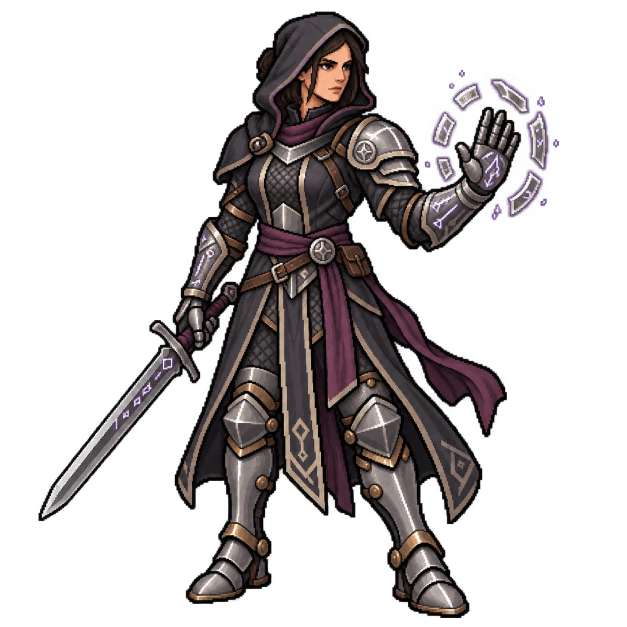
#> input picture assets/source/characters-v2/antimage.png, 1254 x 1254 px (shown at 1/2 size); its folder holds 4 pictures in this run
$ python import-characters-v2.py ../assets/source/characters-v2/antimage.png
#> lines starting #> are read from the running program, lines starting #| are printed output that depends on the picture
"""Ömer'in ChatGPT ile ürettirdiği karakter görsellerini (2026-10-07) oyuna aktarır.
Kullanım (game/ klasöründen):  python tools/import-characters-v2.py [--avatars-only] [--only <id>]  (yalnızca avatarlar: sprite'lara dokunmaz)
 1. Orijinal 1254px dosyaları assets/source/characters-v2/ altına kopyalar.
 2. Eski sprite'ı assets/sprites_old/<id>/idle.png altına yedekler (varsa, üzerine yazmaz).
 3. İçerik sınırlarına göre kırpıp (küçük pay) yükseklik SPRITE_H'ye küçültür -> assets/sprites/<id>/idle.png
 4. Kafa avatarını kırpıp -> assets/avatars/<id>.png (256x256). Kırpma koordinatları HEADS içinde (kırpılmış içerik kutusuna göre px).
Kaynak klasör: assets/_import_new/Karakterler/ (yoksa source/characters-v2 kullanılır)."""
import os, shutil, sys
from PIL import Image

ROOT = os.path.join(os.path.dirname(os.path.abspath(__file__)), '..')
SRC_NEW = os.path.join(ROOT, 'assets', '_import_new', 'Karakterler')
SRC_KEEP = os.path.join(ROOT, 'assets', 'source', 'characters-v2')
SPRITE_H = 640   # ekranda ~190px gösterilir; ~3.4x büyük, NEAREST küçültmede titreme olmasın diye yeterince küçük
AVATAR = 256
MARGIN = 0.015

# id: (cx, top, size)  -> içerik kutusunun sol-üstüne göre, orijinal (1254px) piksel; kare kafa+boyun kutusu
HEADS = {
    'antimage': (580, 0, 240),
    'archer': (309, 0, 235),
    'defender': (500, 0, 250),
    'druid':    (395, 25, 240),
    'gambler': (282, 0, 315),
    'mage':     (380, 0, 270),
    'paladin':  (522, 0, 240),
    'skeleton': (410, 0, 250),
    'treant':   (543, 105, 400),
    'undead':   (403, 30, 280),
    'warrior': (623, 0, 265),
    'cutthroat': (550, 0, 285),
    'hexer': (375, 0, 290),
    # King's Bridge boss (2026-10-08): yüz (pas ızgaralı taş baş) + göğüs çatlağı (kor) birlikte
    'bridge_warden': (870, 190, 450),
    # Warden'ın yardımcı nesnesi: palamar babasının başı ve sarılı zincir
    'iron_mooring': (968, 20, 600),
}

# Görünüm varyantları: id -> [varyant]. Kaynak <id>-<varyant>.png, çıktı sprites/<id>/idle-<varyant>.png + avatars/<id>-<varyant>.png.
# Varsayılan görünüm (varyantsız) ile varyantlar AYNI kırpma kutusunu (birleşik içerik sınırı) kullanır: ölçek ve ayak hizası birebir aynı kalır.
VARIANTS = {
    'hexer': ['hood'],
}

# Sprite'ı yatay aynalanacaklar: Iron Mooring yalnızca düşman tarafında durur (motor düşmanı çevirir); kaynakta zincir sola uzanır,
# aynalanınca oyunda zincir SOLA, yani önündeki Warden'a doğru uzanır.
FLIP_SPRITE = {'iron_mooring'}

def main():
    os.makedirs(SRC_KEEP, exist_ok=True)
    os.makedirs(os.path.join(ROOT, 'assets', 'avatars'), exist_ok=True)
    only = sys.argv[sys.argv.index('--only') + 1] if '--only' in sys.argv else None  # yalnızca bu id'yi işle
    for cid, (cx, top, size) in HEADS.items():
        if only and cid != only:
            continue
        names = [None] + VARIANTS.get(cid, [])
        ims = {}
        for v in names:
            suffix = '' if v is None else '-' + v
            keep = os.path.join(SRC_KEEP, cid + suffix + '.png')
            if p_exists(cid + suffix) and not os.path.exists(keep):
                shutil.copy2(os.path.join(SRC_NEW, cid + suffix + '.png'), keep)
            ims[v] = Image.open(keep).convert('RGBA')
        # ortak içerik kutusu (varyantlar dahil)
        boxes = [im.getchannel('A').point(lambda a: 255 if a > 8 else 0).getbbox() for im in ims.values()]
#> boxes = [(76, 22, 1119, 1237)]
        bb = (min(b[0] for b in boxes), min(b[1] for b in boxes), max(b[2] for b in boxes), max(b[3] for b in boxes))
#> bb = (76, 22, 1119, 1237)
        for v, im in ims.items():
            suffix = '' if v is None else '-' + v
            c = im.crop(bb)
            # kafa avatarı (kırpmadan önce, tam çözünürlükten)
            x0 = int(cx - size / 2); y0 = int(top)
            pad = Image.new('RGBA', (size, size), (0, 0, 0, 0))
            pad.paste(c.crop((max(0, x0), max(0, y0), min(c.width, x0 + size), min(c.height, y0 + size))), (max(0, -x0), max(0, -y0)))
            pad.resize((AVATAR, AVATAR), Image.LANCZOS).save(os.path.join(ROOT, 'assets', 'avatars', cid + suffix + '.png'), optimize=True)
            if '--avatars-only' in sys.argv:
                print(cid + suffix, 'avatar'); continue
            # sprite
            m = int(max(c.size) * MARGIN)
            sp = Image.new('RGBA', (c.width + 2 * m, c.height + 2 * m), (0, 0, 0, 0))
            sp.paste(c, (m, m))
            h = SPRITE_H; w = round(sp.width * h / sp.height)
            sp = sp.resize((w, h), Image.LANCZOS)
            if cid in FLIP_SPRITE:
                sp = sp.transpose(Image.FLIP_LEFT_RIGHT)
            d = os.path.join(ROOT, 'assets', 'sprites', cid)
            old = os.path.join(ROOT, 'assets', 'sprites_old', cid)
            os.makedirs(d, exist_ok=True)
            cur = os.path.join(d, ('idle' if v is None else 'idle-' + v) + '.png')
            if v is None and os.path.exists(cur) and not os.path.exists(os.path.join(old, 'idle.png')):
                os.makedirs(old, exist_ok=True)
                shutil.copy2(cur, os.path.join(old, 'idle.png'))
            sp.save(cur, optimize=True)
            print(cid + suffix, sp.size)
#> this loop made 1 pass
#> (v, suffix, x0, y0, m, h, w) on pass 1: (None, '', 460, 0, 18, 640, 552)
#| antimage (552, 640)
#> pass 1, in main, `c = im.crop(bb)`:
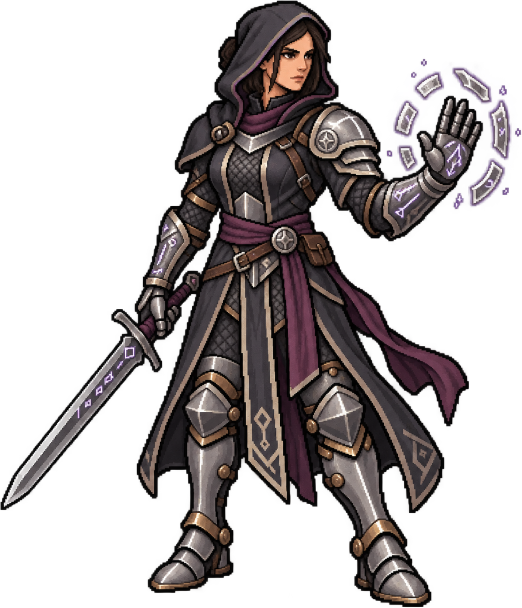
#> c: PIL image 1043x1215 RGBA (shown at 1/2 size); mean R, G, B, A 33.7, 28.1, 29.1, 100.3; transparent parts drawn white
#> pass 1, in main, `pad.resize((AVATAR, AVATAR), Image.LANCZOS).save(os.path.join(ROOT, 'a..`:
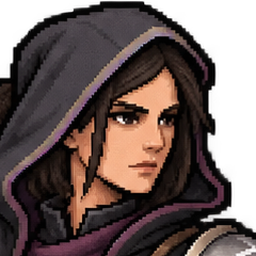
#> saved as antimage.png: PIL image 256x256 RGBA; mean R, G, B, A 59.3, 44.2, 41.3, 200.3; transparent parts drawn white
#> after the loop:
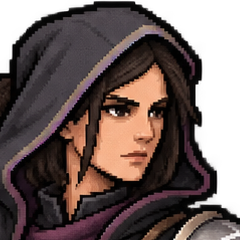
#> pad: PIL image 240x240 RGBA; mean R, G, B, A 59.4, 44.2, 41.4, 200.3; transparent parts drawn white
#> after the loop:
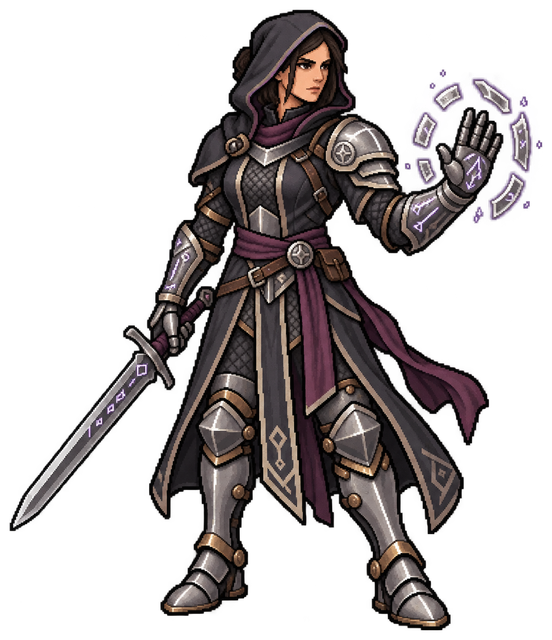
#> sp: PIL image 552x640 RGBA; mean R, G, B, A 31.4, 26.2, 27.1, 94.2; transparent parts drawn white
#> pass 2 of the loop in main, `for cid, (cx, top, size) in HEADS.items():`:
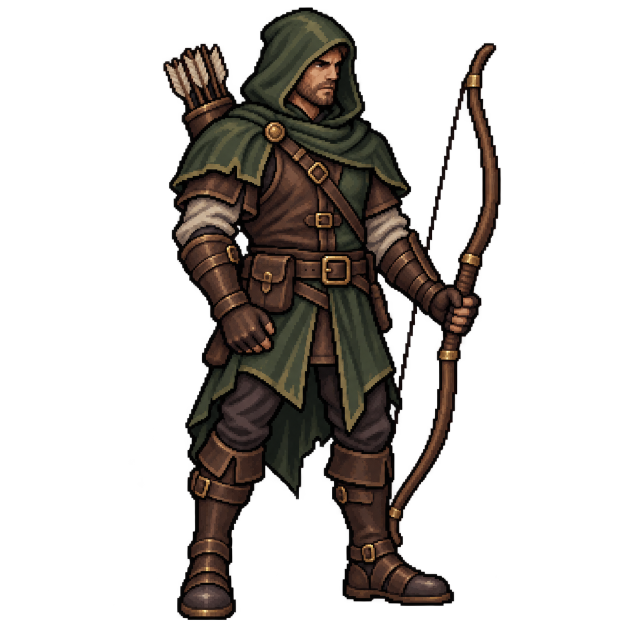
#> input picture assets/source/characters-v2/archer.png, 1254 x 1254 px (shown at 1/2 size)
#> boxes = [(324, 15, 1002, 1240)]
#> bb = (324, 15, 1002, 1240)
#> the loop in main, `for v, im in ims.items():` made 1 pass
#> (v, suffix, x0, y0, m, h, w) on pass 1: (None, '', 191, 0, 18, 640, 362)
#> (printed output is left out)
#> pass 1, in main, `pad.resize((AVATAR, AVATAR), Image.LANCZOS).save(os.path.join(ROOT, 'a..`:
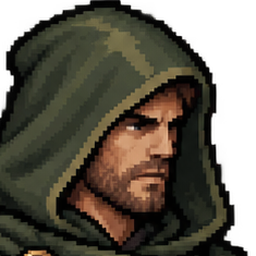
#> saved as archer.png: PIL image 256x256 RGBA; mean R, G, B, A 47.7, 42.1, 30.4, 195.8; transparent parts drawn white
#> after the loop in main, `for v, im in ims.items():`:
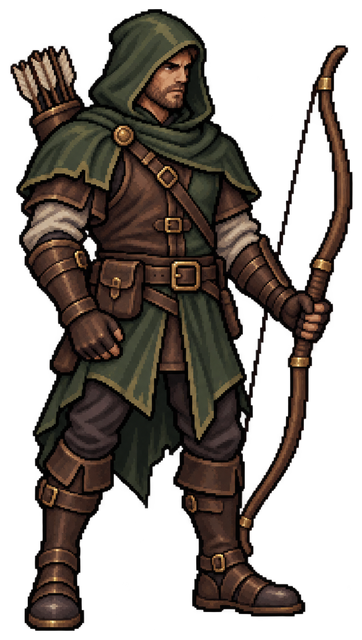
#> sp: PIL image 362x640 RGBA; mean R, G, B, A 30.1, 23.1, 17.6, 130.3; transparent parts drawn white

def p_exists(name):
    return os.path.exists(os.path.join(SRC_NEW, name + '.png'))

if __name__ == '__main__':
#> (the run stopped early here; a loop or call above may not have finished)
